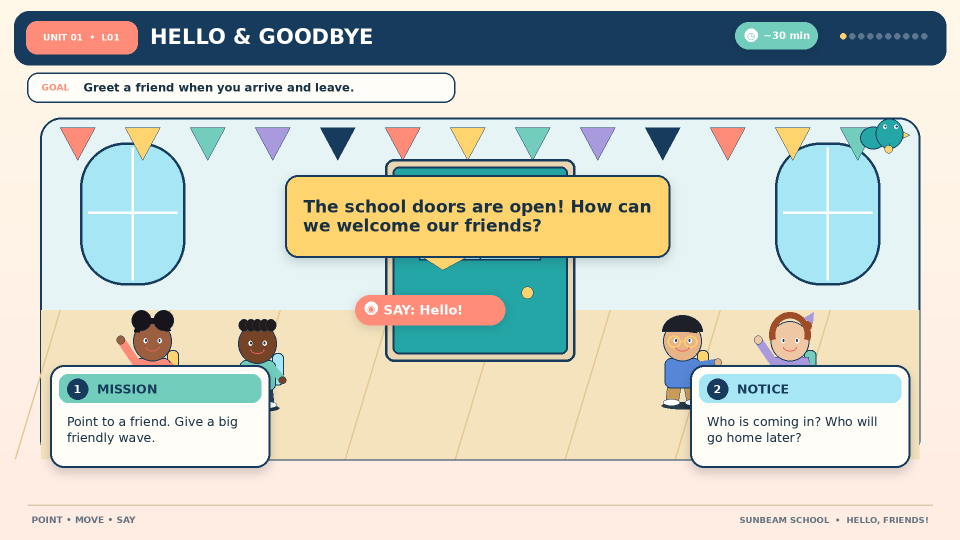
#> input picture manus-lessons/A1/unit-01/raw-downloads/hello-friends-unit-01-complete-extracted/hello-friends-unit-01/lesson-01/boards/lesson-01-page-01.png, 1920 x 1080 px (shown at 1/2 size)
$ python -i render_unit.py   (imports and definitions only)
#> lines starting #> are read from the running program, lines starting #| are printed output that depends on the picture
#> further down, picture is the input picture: PIL image 1920x1080 RGB; mean R, G, B 204.1, 207.6, 197.2
from pathlib import Path
from PIL import Image, ImageDraw, ImageFont, ImageFilter
import math, textwrap, shutil

ROOT = Path('/home/ubuntu/hello-friends-unit-01')
W, H = 1920, 1080
C = {
    'navy':'#173B5C','ink':'#173043','cream':'#FFF8E9','paper':'#FFFDF7',
    'sky':'#A7E6F4','blue':'#57B6DA','mint':'#72CDBD','coral':'#FF8C78',
    'yellow':'#FFD36E','lav':'#A89ADD','green':'#78B85A','teal':'#24A6A6',
    'red':'#E96062','sand':'#F2DFC0','brown':'#A66A45','white':'#FFFFFF',
    'darkmint':'#2B827B','grey':'#637280','pink':'#F7B4C4'
}
FONT_BOLD = '/usr/share/fonts/truetype/dejavu/DejaVuSans-Bold.ttf'
FONT_REG = '/usr/share/fonts/truetype/dejavu/DejaVuSans.ttf'
FONT_ITAL = '/usr/share/fonts/truetype/dejavu/DejaVuSans-Oblique.ttf'

def font(size, bold=False, italic=False):
    return ImageFont.truetype(FONT_BOLD if bold else (FONT_ITAL if italic else FONT_REG), size)

def rgba(h):
    h=h.lstrip('#'); return tuple(int(h[i:i+2],16) for i in (0,2,4))+(255,)

def lighten(h, amt=0.2):
    r,g,b,_=rgba(h); return '#%02x%02x%02x'%(int(r+(255-r)*amt),int(g+(255-g)*amt),int(b+(255-b)*amt))

# [9 lines left out: function image, not called in this run]

def rr(d, box, radius, fill, outline=None, width=3):
    d.rounded_rectangle(tuple(map(int,box)), radius=radius, fill=rgba(fill) if isinstance(fill,str) else fill, outline=rgba(outline) if isinstance(outline,str) else outline, width=width)

# [83 lines left out: functions shadow, text, chip, header, footer, task_panel and 3 more, not called in this run]

def pip(im,x,y,s=1,pose='fly'):
    d=ImageDraw.Draw(im)
    # wing/body
    d.ellipse((x-44*s,y-18*s,x+14*s,y+32*s),fill=rgba(C['teal']),outline=rgba(C['navy']),width=int(3*s))
    d.ellipse((x-10*s,y-36*s,x+52*s,y+30*s),fill=rgba(C['teal']),outline=rgba(C['navy']),width=int(3*s))
    d.ellipse((x+7*s,y-23*s,x+15*s,y-14*s),fill=rgba(C['white']))
    d.ellipse((x+32*s,y-23*s,x+40*s,y-14*s),fill=rgba(C['white']))
    d.ellipse((x+10*s,y-21*s,x+14*s,y-17*s),fill=rgba(C['navy']))
    d.ellipse((x+35*s,y-21*s,x+39*s,y-17*s),fill=rgba(C['navy']))
    d.polygon([(x+52*s,y-7*s),(x+66*s,y),(x+52*s,y+7*s)],fill=rgba(C['yellow']),outline=rgba(C['navy']))
    # bell
    d.ellipse((x+11*s,y+23*s,x+28*s,y+41*s),fill=rgba(C['yellow']),outline=rgba(C['navy']),width=max(1,int(2*s)))
    d.line((x+20*s,y+18*s,x+20*s,y+25*s),fill=rgba(C['navy']),width=max(1,int(2*s)))

def character(im,name,x,y,s=1,pose='wave',label=None):
    d=ImageDraw.Draw(im)
    spec={
      'Maya': {'skin':'#9B5E3F','hair':'#17151B','shirt':'#FF8C78','skirt':'#32466A','acc':'#FFD36E'},
      'Leo': {'skin':'#754325','hair':'#231B1B','shirt':'#72CDBD','skirt':'#29415D','acc':'#A7E6F4'},
      'Jun': {'skin':'#E6B487','hair':'#1E2028','shirt':'#5686D7','skirt':'#C99D58','acc':'#FFD36E'},
      'Nia': {'skin':'#F0C7A5','hair':'#9E4D28','shirt':'#A89ADD','skirt':'#A89ADD','acc':'#72CDBD'}
    }[name]
    # ground shadow
    d.ellipse((x-55*s,y+213*s,x+58*s,y+231*s),fill=(40,60,75,35))
    # legs / shoes
    if name=='Nia':
        d.rectangle((x-31*s,y+172*s,x-6*s,y+211*s),fill=rgba(spec['skin']))
        d.rectangle((x+6*s,y+172*s,x+31*s,y+211*s),fill=rgba(spec['skin']))
    else:
        d.polygon([(x-39*s,y+160*s),(x-2*s,y+160*s),(x-12*s,y+215*s),(x-45*s,y+215*s)],fill=rgba(spec['skirt']),outline=rgba(C['navy']))
        d.polygon([(x+2*s,y+160*s),(x+39*s,y+160*s),(x+45*s,y+215*s),(x+12*s,y+215*s)],fill=rgba(spec['skirt']),outline=rgba(C['navy']))
    d.ellipse((x-51*s,y+204*s,x-7*s,y+222*s),fill=rgba(C['white']),outline=rgba(C['navy']))
    d.ellipse((x+7*s,y+204*s,x+51*s,y+222*s),fill=rgba(C['white']),outline=rgba(C['navy']))
    # backpack behind
    d.rounded_rectangle((x+38*s,y+74*s,x+69*s,y+160*s),radius=int(14*s),fill=rgba(spec['acc']),outline=rgba(C['navy']),width=max(1,int(3*s)))
    # body
    if name=='Nia':
        d.polygon([(x-50*s,y+93*s),(x+50*s,y+93*s),(x+57*s,y+175*s),(x-58*s,y+175*s)],fill=rgba(spec['shirt']),outline=rgba(C['navy']))
    else:
        d.rounded_rectangle((x-48*s,y+94*s,x+48*s,y+175*s),radius=int(18*s),fill=rgba(spec['shirt']),outline=rgba(C['navy']),width=max(1,int(3*s)))
    # arms
    if pose=='wave':
        d.line((x-40*s,y+112*s,x-83*s,y+48*s),fill=rgba(spec['shirt']),width=max(9,int(22*s)))
        d.ellipse((x-95*s,y+35*s,x-74*s,y+58*s),fill=rgba(spec['skin']),outline=rgba(C['navy']),width=max(1,int(2*s)))
        d.line((x+42*s,y+112*s,x+69*s,y+138*s),fill=rgba(spec['shirt']),width=max(9,int(22*s)))
        d.ellipse((x+60*s,y+130*s,x+80*s,y+150*s),fill=rgba(spec['skin']),outline=rgba(C['navy']),width=max(1,int(2*s)))
    elif pose=='bye':
        d.line((x+40*s,y+110*s,x+81*s,y+58*s),fill=rgba(spec['shirt']),width=max(9,int(22*s)))
        d.ellipse((x+72*s,y+43*s,x+94*s,y+67*s),fill=rgba(spec['skin']),outline=rgba(C['navy']),width=max(1,int(2*s)))
    elif pose=='point':
        d.line((x+43*s,y+114*s,x+92*s,y+106*s),fill=rgba(spec['shirt']),width=max(9,int(22*s)))
        d.ellipse((x+84*s,y+97*s,x+104*s,y+116*s),fill=rgba(spec['skin']),outline=rgba(C['navy']),width=max(1,int(2*s)))
    elif pose=='hands':
        d.line((x-39*s,y+117*s,x-65*s,y+145*s),fill=rgba(spec['shirt']),width=max(9,int(22*s)))
        d.line((x+39*s,y+117*s,x+65*s,y+145*s),fill=rgba(spec['shirt']),width=max(9,int(22*s)))
        d.ellipse((x-76*s,y+138*s,x-57*s,y+156*s),fill=rgba(spec['skin']),outline=rgba(C['navy']))
        d.ellipse((x+57*s,y+138*s,x+76*s,y+156*s),fill=rgba(spec['skin']),outline=rgba(C['navy']))
    # neck / head
    d.rectangle((x-13*s,y+76*s,x+13*s,y+101*s),fill=rgba(spec['skin']))
    d.ellipse((x-51*s,y-4*s,x+51*s,y+103*s),fill=rgba(spec['skin']),outline=rgba(C['navy']),width=max(1,int(3*s)))
    # hair variations
    if name=='Maya':
        d.ellipse((x-56*s,y-33*s,x-3*s,y+22*s),fill=rgba(spec['hair']),outline=rgba(C['navy']))
        d.ellipse((x+3*s,y-33*s,x+56*s,y+22*s),fill=rgba(spec['hair']),outline=rgba(C['navy']))
        d.arc((x-49*s,y-11*s,x+49*s,y+63*s),180,355,fill=rgba(spec['hair']),width=max(3,int(16*s)))
    elif name=='Leo':
        for a in range(-38,39,18):
            d.ellipse((x+(a-12)*s,y-16*s,x+(a+16)*s,y+17*s),fill=rgba(spec['hair']),outline=rgba(C['navy']))
    elif name=='Jun':
        d.pieslice((x-54*s,y-20*s,x+54*s,y+68*s),180,360,fill=rgba(spec['hair']),outline=rgba(C['navy']))
        d.polygon([(x-49*s,y+5*s),(x+49*s,y+5*s),(x+38*s,y+28*s),(x-35*s,y+18*s)],fill=rgba(spec['hair']))
        # glasses
        d.ellipse((x-39*s,y+35*s,x-5*s,y+67*s),outline=rgba(C['yellow']),width=max(2,int(4*s)))
        d.ellipse((x+5*s,y+35*s,x+39*s,y+67*s),outline=rgba(C['yellow']),width=max(2,int(4*s)))
        d.line((x-5*s,y+50*s,x+5*s,y+50*s),fill=rgba(C['yellow']),width=max(1,int(3*s)))
    else:
        d.arc((x-55*s,y-28*s,x+55*s,y+92*s),165,375,fill=rgba(spec['hair']),width=max(4,int(18*s)))
        d.ellipse((x+35*s,y-4*s,x+58*s,y+21*s),fill=rgba(spec['hair']))
        d.polygon([(x+37*s,y-12*s),(x+63*s,y-27*s),(x+60*s,y+3*s)],fill=rgba(C['lav']))
    # eyes mouth
    d.ellipse((x-24*s,y+42*s,x-14*s,y+55*s),fill=rgba(C['white'])); d.ellipse((x+14*s,y+42*s,x+24*s,y+55*s),fill=rgba(C['white']))
    d.ellipse((x-20*s,y+45*s,x-16*s,y+51*s),fill=rgba(C['navy'])); d.ellipse((x+16*s,y+45*s,x+20*s,y+51*s),fill=rgba(C['navy']))
    d.arc((x-18*s,y+55*s,x+18*s,y+76*s),0,180,fill=rgba(C['red']),width=max(1,int(3*s)))
    if label:
        tag(im,x-75*s,y+232*s,150*s,46*s,label,C['yellow'])

# [6 lines left out: function tag, not called in this run]

def door(im,x,y,w,h,open_side='left',color='teal',label=None):
    d=ImageDraw.Draw(im)
    rr(d,(x,y,x+w,y+h),18,'#E9D6B3',C['navy'],5)
    rr(d,(x+15,y+15,x+w-15,y+h-15),13,C[color],C['navy'],4)
    d.rectangle((x+w*.18,y+h*.20,x+w*.82,y+h*.50),fill=rgba(C['sky']),outline=rgba(C['navy']),width=3)
    d.line((x+w*.5,y+h*.20,x+w*.5,y+h*.50),fill=rgba(C['navy']),width=3)
    d.line((x+w*.18,y+h*.35,x+w*.82,y+h*.35),fill=rgba(C['navy']),width=3)
    d.ellipse((x+w*.72,y+h*.63,x+w*.78,y+h*.69),fill=rgba(C['yellow']),outline=rgba(C['navy']))
    if label: chip(im,x+18,y+h+16,label,color,width=w-36,size=22)

# [20 lines left out: functions flower, desk, not called in this run]

def school_scene(im, version='door', with_chars=True):
#> called with version = 'door', with_chars = True
    d=ImageDraw.Draw(im)
    # sky window and flooring
    rr(d,(80,235,1840,920),42,'#E6F4F5',C['navy'],4)
    d.rectangle((82,620,1838,918),fill=rgba('#F5E3BE'))
    for x in range(120,1850,220): d.line((x,620,x-90,918),fill=rgba('#E2C893'),width=3)
    # wall arcs/windows
    for x in [160,1550]:
        rr(d,(x,285,x+210,570),90,C['sky'],C['navy'],5)
        d.line((x+105,295,x+105,560),fill=rgba(C['white']),width=5)
        d.line((x+16,425,x+194,425),fill=rgba(C['white']),width=5)
    # bunting
    pts=[]
    for i,x in enumerate(range(120,1810,130)):
        col=[C['coral'],C['yellow'],C['mint'],C['lav'],C['navy']][i%5]
        d.polygon([(x,255),(x+70,255),(x+35,320)],fill=rgba(col),outline=rgba(C['navy']))
    if version=='door':
        door(im,770,318,380,405,'left','teal')
#> in door, `d=ImageDraw.Draw(im)`:
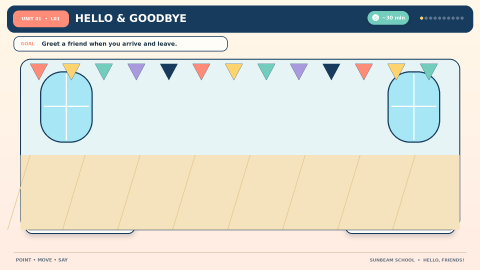
#> im: PIL image 1920x1080 RGB (shown at 1/4 size); mean R, G, B 216.4, 217, 207.9
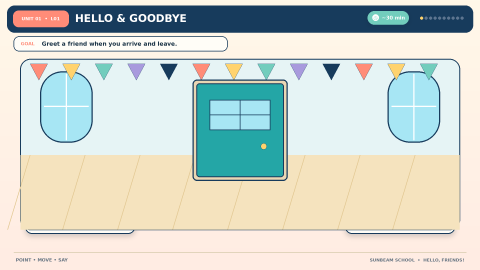
#> im: PIL image 1920x1080 RGB (shown at 1/4 size); mean R, G, B 204.7, 211.9, 203.6
    elif version=='classroom':
        d.rectangle((690,320,1240,560),fill=rgba(C['navy']))
        d.rectangle((715,345,1215,535),fill=rgba('#254E73'))
        text(d,(965,440),'WELCOME!',52,C['white'],True,'mm')
        for i in range(3): desk(im,700+i*190,670,160,135,i+1)
    elif version=='party':
        d.rectangle((660,305,1270,560),fill=rgba(C['navy']))
        for i in range(5):
            col=[C['coral'],C['yellow'],C['mint'],C['lav'],C['sky']][i]
            d.ellipse((690+i*110,335,760+i*110,415),fill=rgba(col),outline=rgba(C['navy']),width=3)
            d.line((725+i*110,415,725+i*110,520),fill=rgba(C['navy']),width=3)
        rr(d,(720,665,1200,790),28,C['paper'],C['navy'],4)
        for i in range(8): d.ellipse((760+i*52,702,804+i*52,746),fill=rgba([C['coral'],C['yellow'],C['mint'],C['lav']][i%4]),outline=rgba(C['navy']))
    if with_chars:
        character(im,'Maya',305,645,.75,'wave')
        character(im,'Leo',515,650,.75,'hands')
        character(im,'Jun',1365,645,.75,'point')
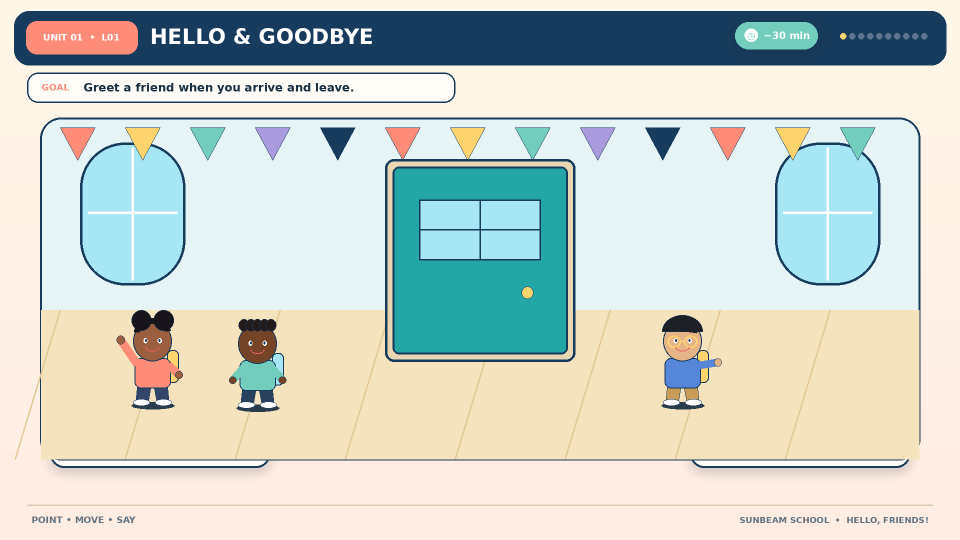
#> im: PIL image 1920x1080 RGB (shown at 1/2 size); mean R, G, B 202.2, 209.5, 202
        character(im,'Nia',1580,645,.75,'wave')
    pip(im,1760,270,.9)

# [416 lines left out: functions scene_title, photo_booth, stamp, word_card, line_card, l1_board and 6 more, not called in this run]

# [3 lines not run here, left out]

>>> from PIL import Image
>>> picture = Image.open('lesson-01/boards/lesson-01-page-01.png')
>>> result = school_scene(picture)

$ run again, on manus-lessons/A1/unit-01/raw-downloads/hello-friends-unit-01-complete-extracted/hello-friends-unit-01/lesson-01/boards/lesson-01-page-02.png
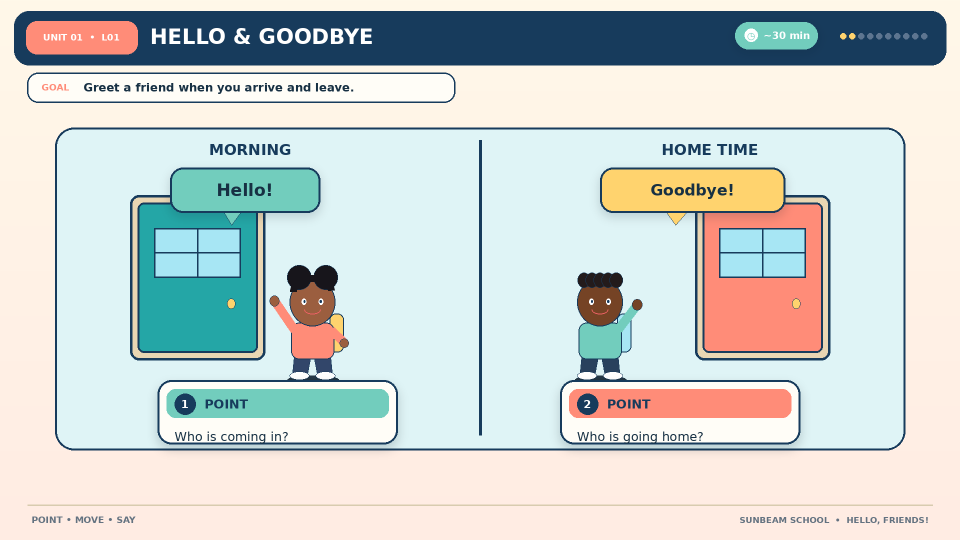
#> input picture manus-lessons/A1/unit-01/raw-downloads/hello-friends-unit-01-complete-extracted/hello-friends-unit-01/lesson-01/boards/lesson-01-page-02.png, 1920 x 1080 px (shown at 1/2 size)
#> picture is the input picture: PIL image 1920x1080 RGB; mean R, G, B 202.8, 209.3, 206.6
#> in school_scene, `door(im,770,318,380,405,'left','teal')`:
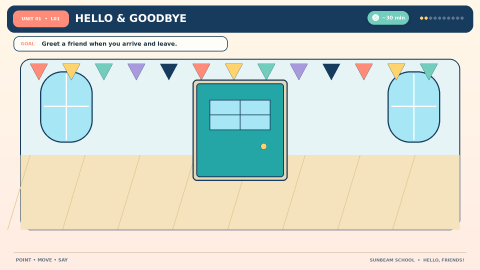
#> im: PIL image 1920x1080 RGB (shown at 1/4 size); mean R, G, B 205.4, 212.3, 203.9
#> in school_scene, `character(im,'Jun',1365,645,.75,'point')`:
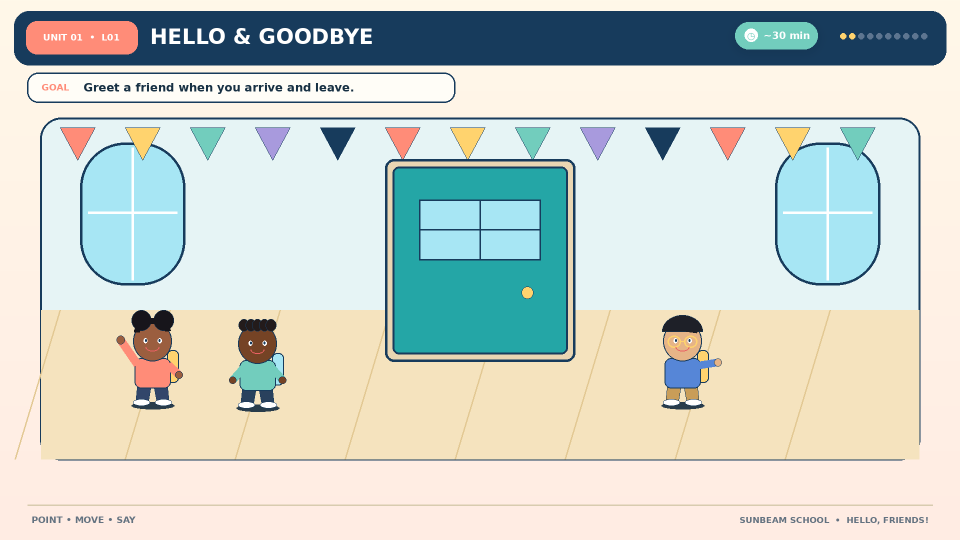
#> im: PIL image 1920x1080 RGB (shown at 1/2 size); mean R, G, B 202.8, 210, 202.3

$ run again, on manus-lessons/A1/unit-01/raw-downloads/hello-friends-unit-01-complete-extracted/hello-friends-unit-01/lesson-01/boards/lesson-01-page-03.png
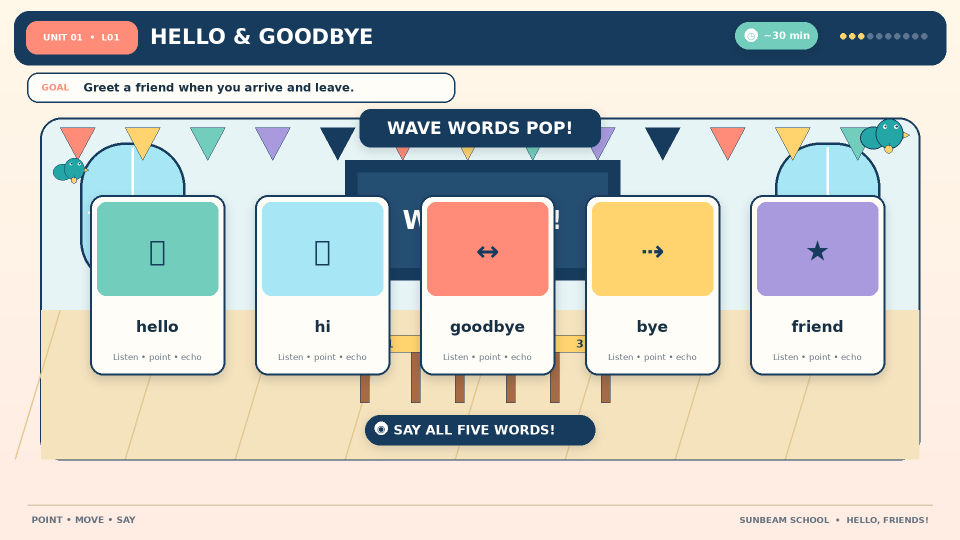
#> input picture manus-lessons/A1/unit-01/raw-downloads/hello-friends-unit-01-complete-extracted/hello-friends-unit-01/lesson-01/boards/lesson-01-page-03.png, 1920 x 1080 px (shown at 1/2 size)
#> picture is the input picture: PIL image 1920x1080 RGB; mean R, G, B 200.7, 201.1, 195.5
#> in school_scene, `door(im,770,318,380,405,'left','teal')`:
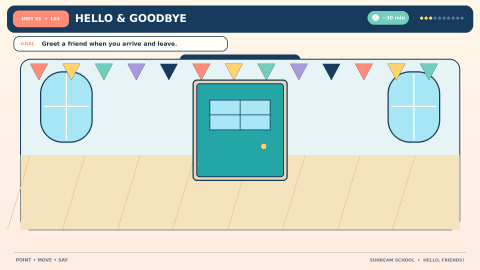
#> im: PIL image 1920x1080 RGB (shown at 1/4 size); mean R, G, B 204.5, 211.6, 203.4
#> in school_scene, `character(im,'Jun',1365,645,.75,'point')`:
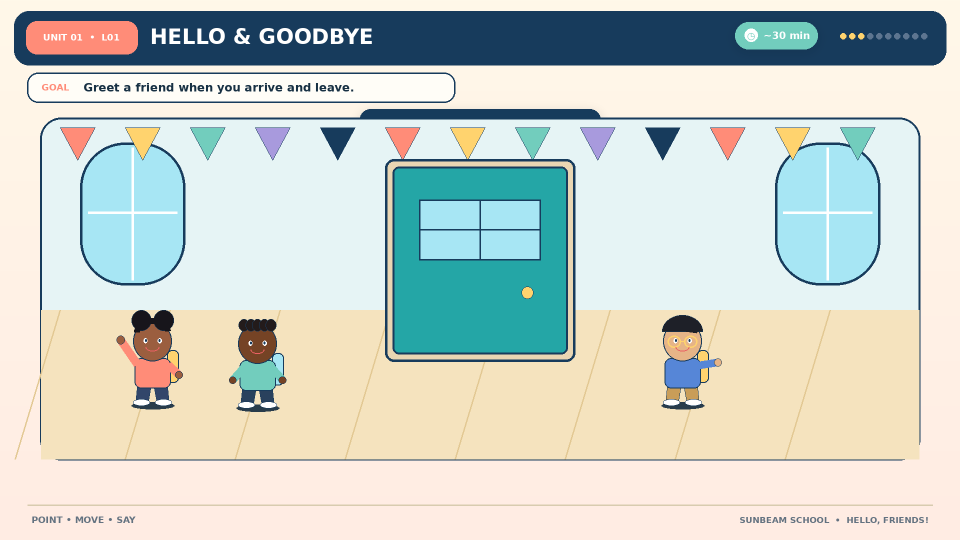
#> im: PIL image 1920x1080 RGB (shown at 1/2 size); mean R, G, B 201.9, 209.2, 201.7
